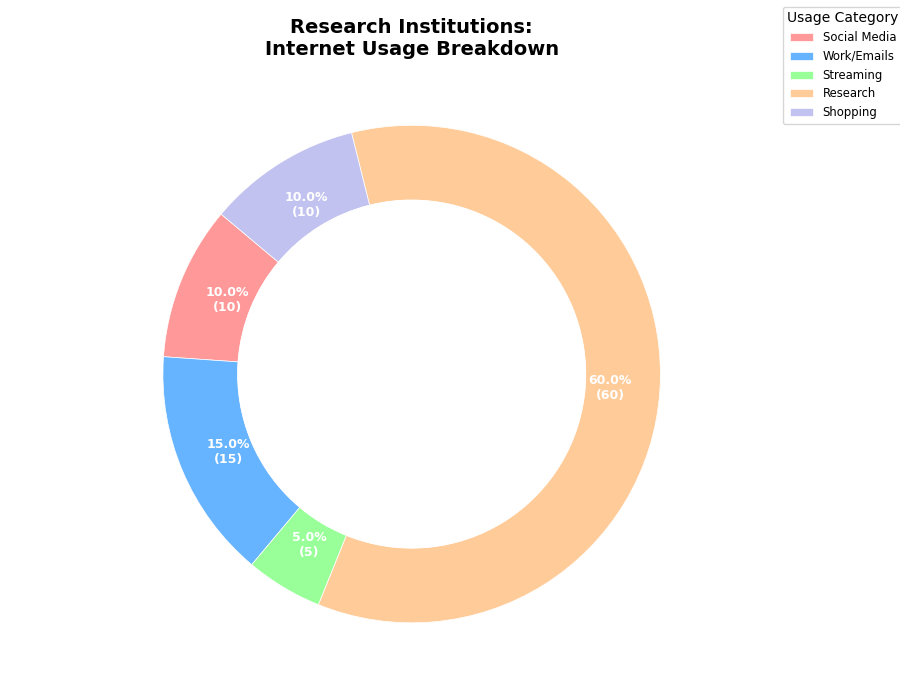

Write the Python code that produced this figure.
import matplotlib.pyplot as plt
import numpy as np

# Title & Backstory: 
# Chart Title: "Internet Usage Breakdown by Institutions: A Survey of Surfing Habits in 2023"
# Backstory: This pie chart represents a survey conducted across various institutions to understand the distribution of internet usage.
# Institutions: Universities, Tech Companies, Hospitals, Government Offices, and Research Institutions.
# Categories: Social Media, Work/Emails, Streaming, Research, Shopping 

# Data input creation
institutions = ['Universities', 'Tech Companies', 'Hospitals', 'Government Offices', 'Research Institutions']
categories = ['Social Media', 'Work/Emails', 'Streaming', 'Research', 'Shopping']

# Percentage of internet activity by institution
data_by_institution = {
    "Universities": [40, 20, 15, 20, 5],
    "Tech Companies": [10, 50, 10, 25, 5],
    "Hospitals": [5, 40, 5, 35, 15],
    "Government Offices": [5, 45, 5, 35, 10],
    "Research Institutions": [10, 15, 5, 60, 10]
}

# Colors for the pie chart
colors = ['#ff9999', '#66b3ff', '#99ff99', '#ffcc99', '#c2c2f0']

# Custom function to format the percentage labels in the pie chart
def make_autopct(values):
    def my_autopct(pct):
        total = sum(values)
        val = int(round(pct * total / 100.0))
        return '{:.1f}%\n({:d})'.format(pct, val)
    return my_autopct

def plot_pie_chart(data, institution, categories, colors):
    fig, ax = plt.subplots(figsize=(9, 7), subplot_kw=dict(aspect="equal"))
    
    # Create the pie chart
    wedges, texts, autotexts = ax.pie(
        data,
        labels=categories,
        autopct=make_autopct(data),
        startangle=140,
        colors=colors,
        pctdistance=0.8,
        wedgeprops=dict(width=0.3, edgecolor='w', linewidth=0.5),
        textprops=dict(color='white', fontsize=9, fontweight='bold')
    )
    
    # Draw a white circle at the center to create a donut look
    centre_circle = plt.Circle((0, 0), 0.70, fc='white')
    ax.add_artist(centre_circle)
    
    # Add a title and ensure the pie is round
    ax.set_title(f"{institution}:\nInternet Usage Breakdown", fontsize=14, fontweight='bold')
    
    # Add a legend with a new arrangement
    ax.legend(wedges, categories, title="Usage Category", loc="upper right", bbox_to_anchor=(1.3, 1.1), fontsize='small')

    # Adjust layout to prevent overlap
    plt.tight_layout()

    # Show the plot
    plt.show()

# Plot each institution's data
for institution, data in data_by_institution.items():
    plot_pie_chart(data, institution, categories, colors)
